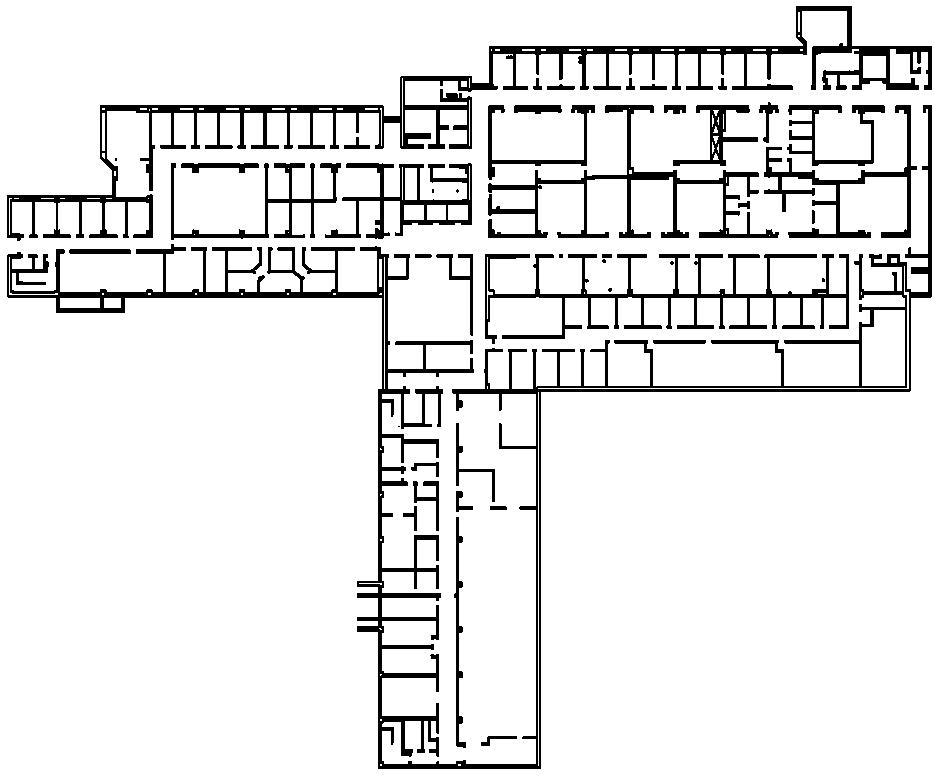
#> input picture map_prior/data/map/building3.png, 949 x 780 px
$ python map_processing.py
#> lines starting #> are read from the running program, lines starting #| are printed output that depends on the picture; after the words box and inside, x2 and y2 are one past the last pixel; in counts of white or black regions, pixels touching at a corner belong together
from scipy.signal import fftconvolve
import numpy as np
import os
from matplotlib import image


class MapConvolve:
    def __init__(self, omap):
        self.omap = omap

    # [37 lines left out: functions bbox_size, gen_kernel, get_gt, not called in this run]


def get_map(filename):
#> called with filename = 'map_prior/data/map/building3.png'
    im = image.imread(filename).T
#> im: shape (949, 780) float32; values 0 (black) and 1 (white), 90.8% white; 44 black regions (9 under 20 px), largest, box (x1, y1, x2, y2) and area: (105, 7, 769, 932) 23526, (6, 7, 241, 932) 16137, (254, 485, 344, 849) 6311
    thresh = 0.99
    im[im < thresh] = 0.
    im[im >= thresh] = 1.

    im = 1-im.astype(int)

    # crop up to the edges of the buildings
    while np.all(im[0, :] == 0):
        im = im[1:, :]
#> this loop made 7 passes
#> im: shape (942, 780) int64; values 0 (black) and 1 (white), 9.3% white; 44 white regions (9 under 20 px), largest, box (x1, y1, x2, y2) and area: (105, 0, 769, 925) 23526, (6, 0, 241, 925) 16137, (254, 478, 344, 842) 6311
    while np.all(im[-1, :] == 0):
        im = im[:-1, :]
#> this loop made 17 passes
    while np.all(im[:, 0] == 0):
        im = im[:, 1:]
#> this loop made 6 passes
#> im: shape (925, 774) int64; values 0 (black) and 1 (white), 9.5% white; 44 white regions (9 under 20 px), largest, box (x1, y1, x2, y2) and area: (99, 0, 763, 925) 23526, (0, 0, 235, 925) 16137, (248, 478, 338, 842) 6311
    while np.all(im[:, -1] == 0):
        im = im[:, :-1]
#> this loop made 11 passes

    im = 1-im

    # blacken everything outside the actual map
    for idx in range(im.shape[0]):
        for jdx in range(im.shape[1]):
            if im[idx, jdx] != 0:
                im[idx, jdx] = 0
            else:
                break
        for jdx in range(im.shape[1]-1, 0, -1):
            if im[idx, jdx] != 0:
                im[idx, jdx] = 0
            else:
                break
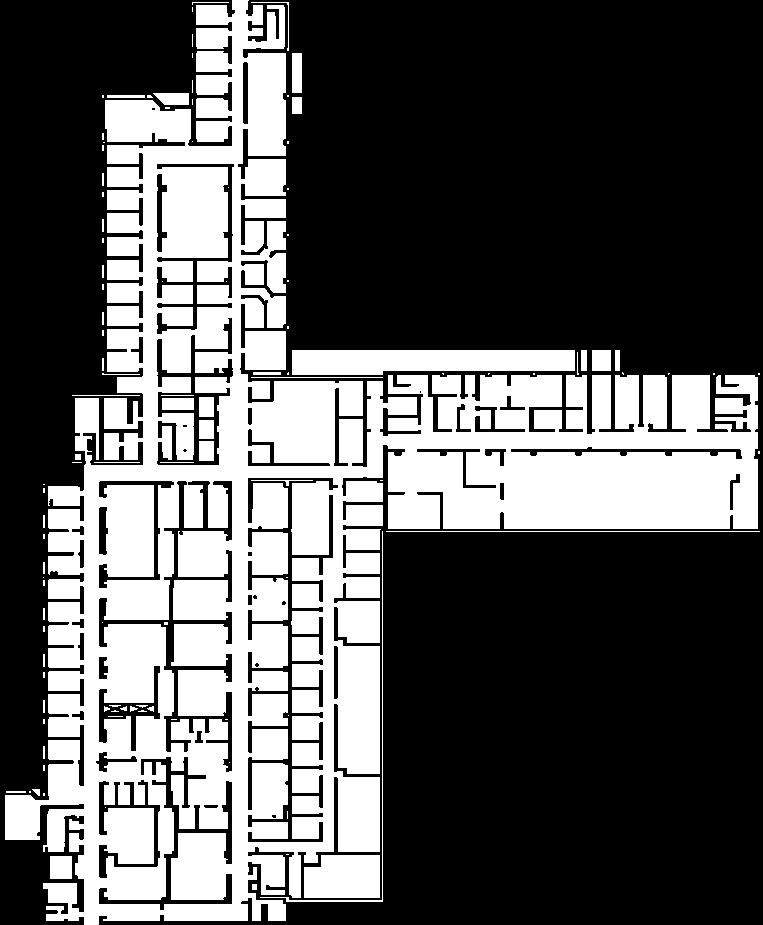
#> im: shape (925, 763) int64; values 0 (black) and 1 (white), 35.8% white; 109 white regions (61 under 20 px), largest, box (x1, y1, x2, y2) and area: (5, 0, 758, 925) 237030, (292, 350, 575, 375) 6307, (304, 855, 380, 898) 3064
    return im


def get_map_by_name(name):
    if name == 'building3':
        return get_map(os.path.join(os.path.dirname(__file__), "map/building3.png"))
    elif name == 'building2_f1':
        return get_map(os.path.join(os.path.dirname(__file__), "map/building2.png"))
    elif name == 'building2_f2':
        return get_map(os.path.join(os.path.dirname(__file__), "map/building2_f2_test.png"))
    elif name == 'building1':
        # "building1_w_tables_smaller_smaller_tables.png"))#
        return get_map(os.path.join(os.path.dirname(__file__), "map/building1_map_more_tables.png"))


# [29 lines left out: functions _world_to_image_coords, _image_to_world_coords, not called in this run]


_map_sizes = {
    "building3":  get_map_by_name("building3").shape,
    "building2_f1":   get_map_by_name("building2_f1").shape,
    "building2_f2":   get_map_by_name("building2_f2").shape,
    "building1": get_map_by_name("building1").shape,
}
#> call 2 of get_map, with filename = 'map_prior/data/map/building2.png'
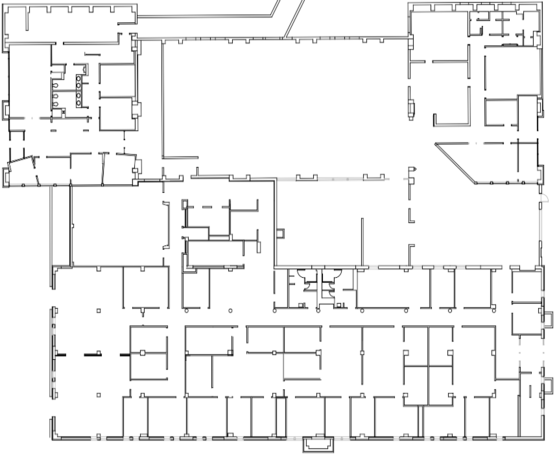
#> input picture map_prior/data/map/building2.png, 557 x 457 px
#> in get_map (call 2), `im[im < thresh] = 0.`: im: shape (557, 457) float32; min 0, max 1, mean 0.836
#> in get_map (call 2), `im[im >= thresh] = 1.`: im: shape (557, 457) float32; values 0 (black) and 1 (white), 83.6% white; 35 black regions (4 under 20 px), largest, box (x1, y1, x2, y2) and area: (325, 49, 454, 554) 10208, (0, 98, 160, 545) 7335, (166, 190, 314, 503) 5648
#> the loop in get_map (call 2), `while np.all(im[0, :] == 0):` made 1 pass
#> the loop in get_map (call 2), `while np.all(im[-1, :] == 0):` made 3 passes
#> the loop in get_map (call 2), `while np.all(im[:, -1] == 0):` made 3 passes
#> in get_map (call 2), `im = 1-im`: im: shape (553, 454) int64; values 0 (black) and 1 (white), 83.4% white; 35 black regions (4 under 20 px), largest, box (x1, y1, x2, y2) and area: (325, 48, 454, 553) 10208, (0, 97, 160, 544) 7335, (166, 189, 314, 502) 5648
#> after the loop in get_map (call 2), `for idx in range(im.shape[0]):`:
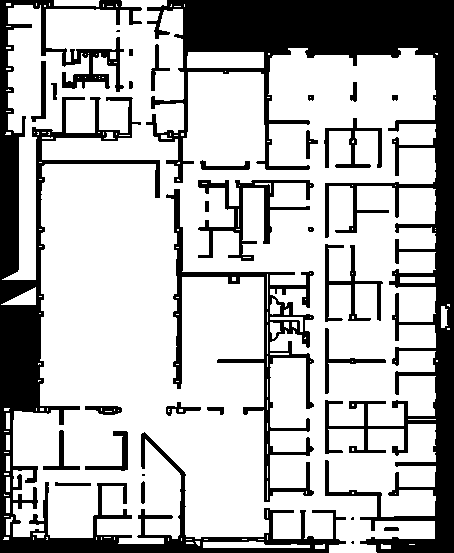
#> im: shape (553, 454) int64; values 0 (black) and 1 (white), 72.3% white; 31 black regions (4 under 20 px), largest, box (x1, y1, x2, y2) and area: (146, 0, 454, 553) 33384, (0, 0, 346, 553) 23031, (166, 189, 314, 502) 5648
#> call 3 of get_map, with filename = 'map_prior/data/map/building2_f2_test.png'
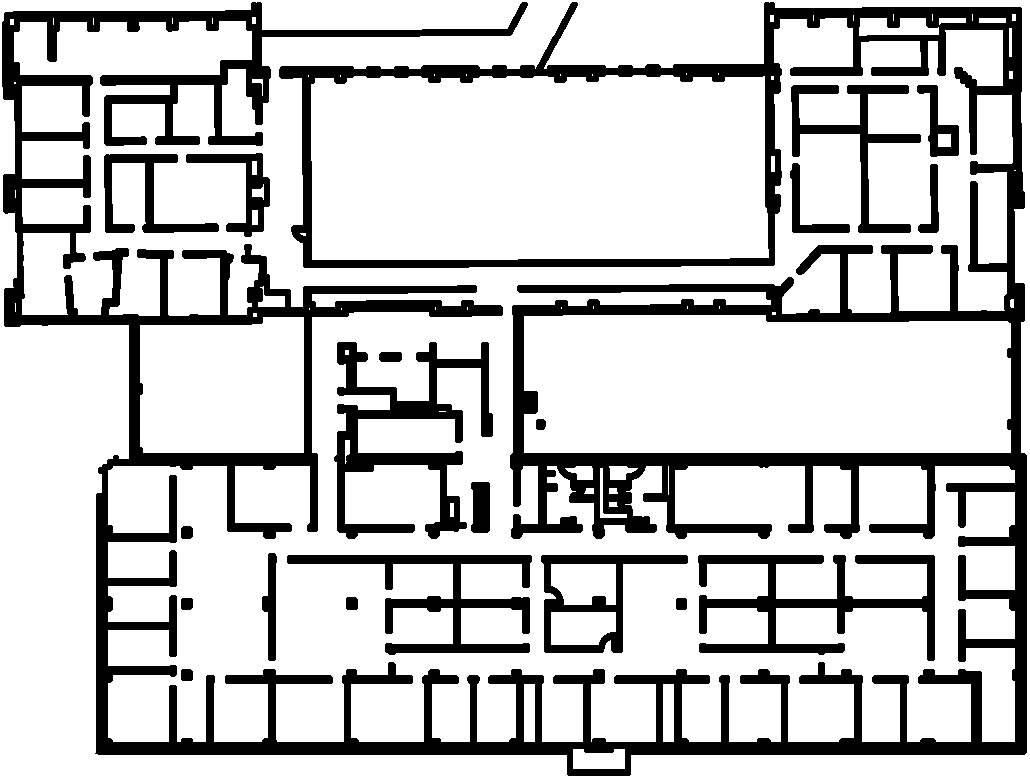
#> input picture map_prior/data/map/building2_f2_test.png, 1030 x 776 px
#> in get_map (call 3), `im = image.imread(filename).T`: im: shape (1030, 776) float32; values 0 (black) and 1 (white), 77.9% white; 20 black regions, largest, box (x1, y1, x2, y2) and area: (2, 2, 776, 1027) 134802, (342, 334, 539, 493) 9695, (555, 698, 661, 935) 7745
#> the loop in get_map (call 3), `while np.all(im[0, :] == 0):` made 2 passes
#> the loop in get_map (call 3), `while np.all(im[-1, :] == 0):` made 3 passes
#> the loop in get_map (call 3), `while np.all(im[:, 0] == 0):` made 2 passes
#> pass 1, in get_map (call 3), `im = im[:, 1:]`:
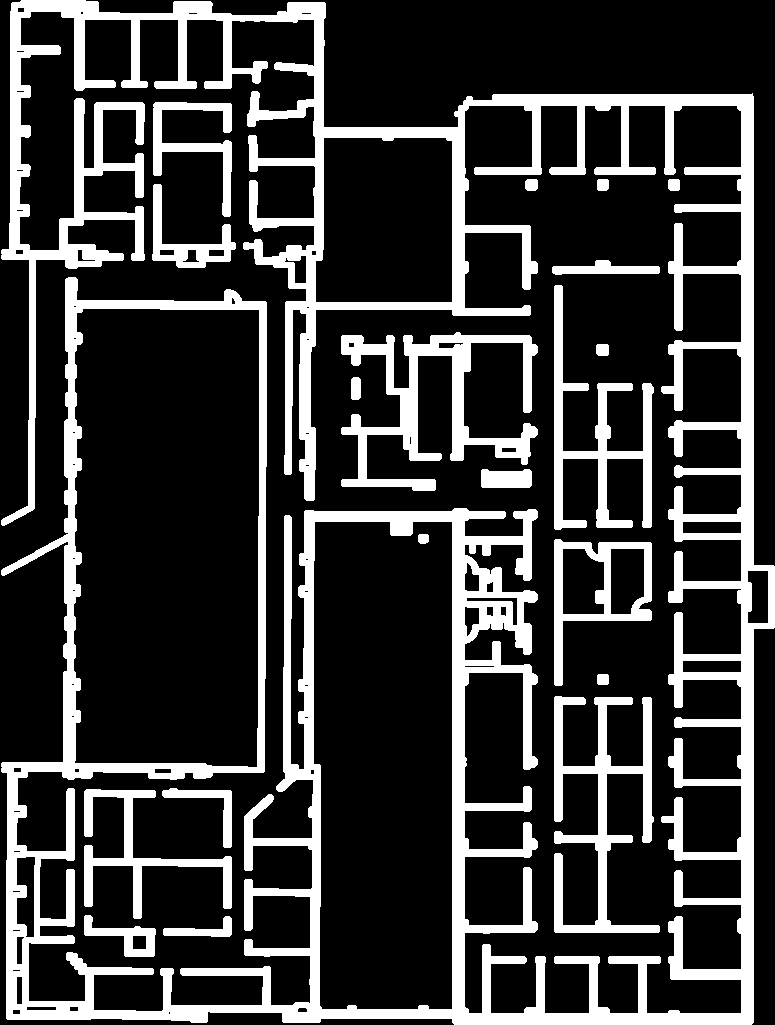
#> im: shape (1025, 775) int64; values 0 (black) and 1 (white), 22.3% white; 20 white regions, largest, box (x1, y1, x2, y2) and area: (1, 0, 775, 1025) 134802, (341, 332, 538, 491) 9695, (554, 696, 660, 933) 7745
#> in get_map (call 3), `im = 1-im`: im: shape (1025, 774) int64; values 0 (black) and 1 (white), 77.7% white; 20 black regions, largest, box (x1, y1, x2, y2) and area: (0, 0, 774, 1025) 134802, (340, 332, 537, 491) 9695, (553, 696, 659, 933) 7745
#> after the loop in get_map (call 3), `for idx in range(im.shape[0]):`:
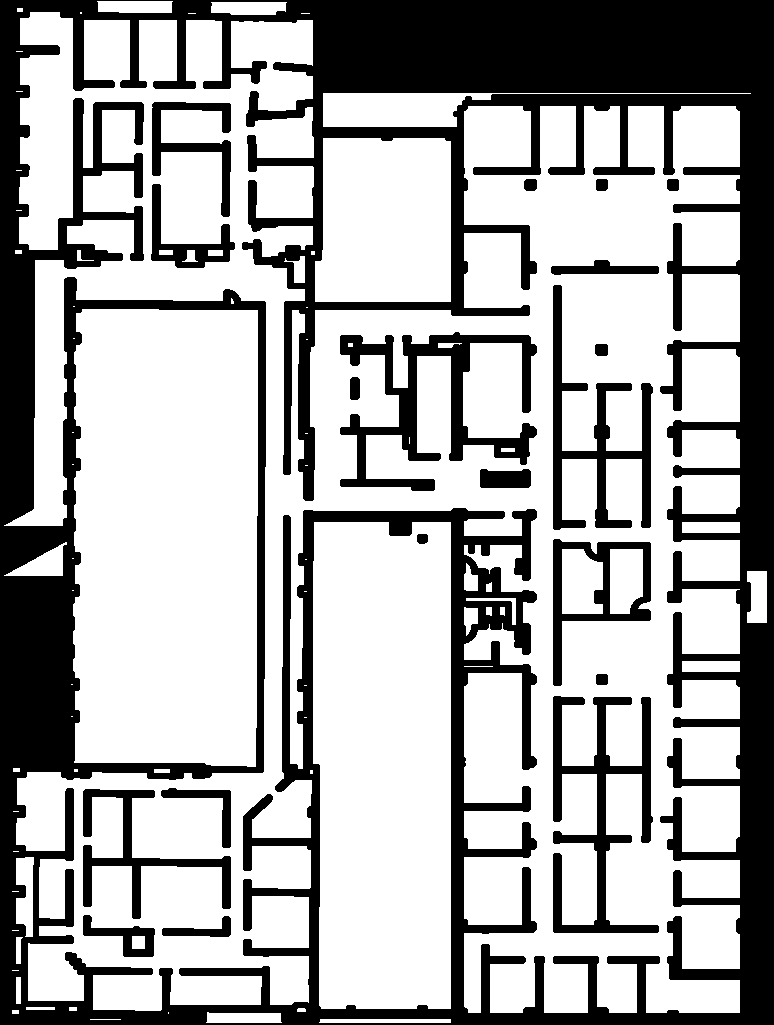
#> im: shape (1025, 774) int64; values 0 (black) and 1 (white), 66.9% white; 20 black regions, largest, box (x1, y1, x2, y2) and area: (0, 0, 774, 1025) 220729, (340, 332, 537, 491) 9695, (553, 696, 659, 933) 7745
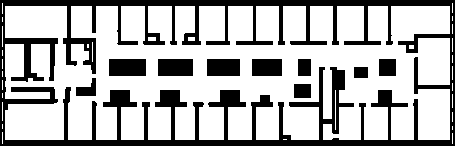
#> input picture map_prior/data/map/building1_map_more_tables.png, 455 x 146 px

_world_sizes = {
    "building3":  (121,    102.5),
    "building2_f1":   (69., 51),
    "building2_f2":   (67., 54.),
    "building1": (54, 18),
}

_origins = {  # world frame
    "building3":  (60.960, 10.973),
    "building2_f1":   (26.5,   34.5),
    "building2_f2":   (30.5,   29.),
    "building1": (14.023, 5.2),
}


# [38 lines left out: functions _coord_transform, _inv_coord_transform, not called in this run]


def world_to_image_coords(world_coords, map_name):
    return _world_to_image_coords(_coord_transform(world_coords, map_name), _map_sizes[map_name], _world_sizes[map_name], _origins[map_name])


def image_to_world_coords(image_coords, map_name):
    return _inv_coord_transform(_image_to_world_coords(image_coords, _map_sizes[map_name], _world_sizes[map_name], _origins[map_name]), map_name)
